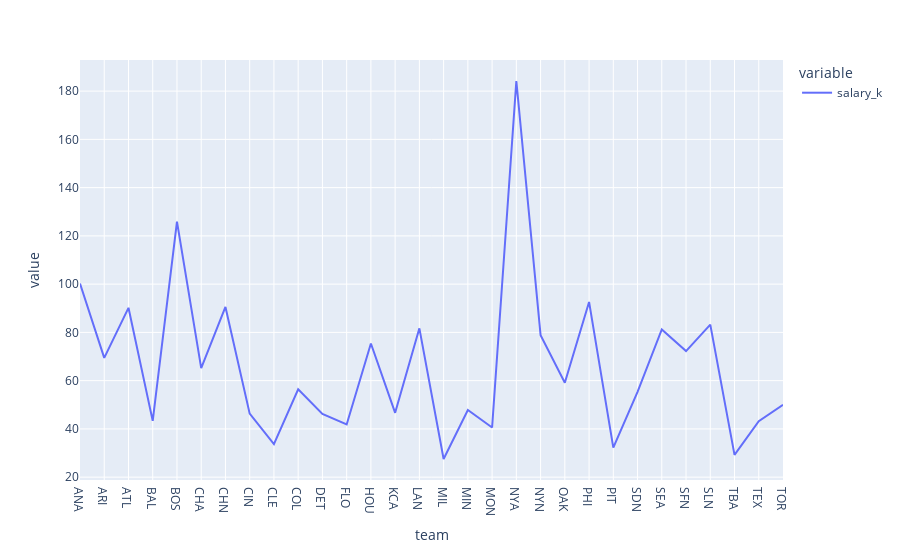

The notebook cell saved with this chart:
### Code cell
px.line(bsalary.groupby("team").agg(sum)[['salary_k']])  # sum all the salary in each team and plot

### Figure 1 — Plotly figure (JSON) as saved in the notebook; plotly's stock layout.template omitted (floating-point values rounded to 4 significant figures)
{"data": [{"hovertemplate": "variable=salary_k<br>team=%{x}<br>value=%{y}<extra></extra>", "legendgroup": "salary_k", "line": {"color": "#636efa", "dash": "solid"}, "marker": {"symbol": "circle"}, "mode": "lines", "name": "salary_k", "orientation": "v", "showlegend": true, "type": "scatter", "x": ["ANA", "ARI", "ATL", "BAL", "BOS", "CHA", "CHN", "CIN", "CLE", "COL", "DET", "FLO", "HOU", "KCA", "LAN", "MIL", "MIN", "MON", "NYA", "NYN", "OAK", "PHI", "PIT", "SDN", "SEA", "SFN", "SLN", "TBA", "TEX", "TOR"], "xaxis": "x", "y": [100.2, 69.45, 90.18, 43.32, 125.9, 65.21, 90.56, 46.32, 33.7, 56.45, 46.2, 41.84, 75.4, 46.67, 81.68, 27.53, 47.84, 40.59, 184.2, 78.84, 59.1, 92.62, 32.23, 55.38, 81.22, 72.27, 83.23, 29.25, 43.18, 50.02], "yaxis": "y"}], "layout": {"autosize": true, "legend": {"title": {"text": "variable"}, "tracegroupgap": 0}, "margin": {"t": 60}, "xaxis": {"anchor": "y", "autorange": true, "domain": [0, 1], "range": [0, 29], "title": {"text": "team"}, "type": "category"}, "yaxis": {"anchor": "x", "autorange": true, "domain": [0, 1], "range": [18.82, 192.9], "title": {"text": "value"}, "type": "linear"}}}
